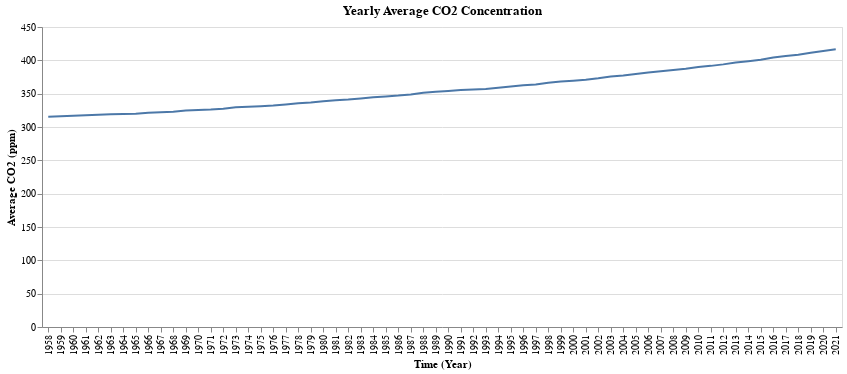

Notebook code for this chart:
### Code cell
alt.Chart(df[df["CO2_filled"] != -99.99]).mark_line().encode(
    x = alt.X("Year", title = "Time (Year)"),
    y = alt.Y("Avg_CO2:Q", title= 'Average CO2 (ppm)'),
    tooltip = ["Year", alt.Tooltip("Avg_CO2:Q", format=",.2f")]
).transform_aggregate(
    Avg_CO2 = "mean(CO2_filled)",
    groupby = ["Year"]
).properties(
    title="Yearly Average CO2 Concentration",
    width=800,
    height=300
).interactive()

### Figure 1 — Vega-Lite specification as saved in the notebook (floating-point values rounded to 4 significant figures; data arrays with more than 128 entries replaced by an {"elided": "..."} marker saying what was removed)
{"config": {"view": {"continuousWidth": 400, "continuousHeight": 300}}, "data": {"name": "data-912278880e903c8f5c986fcde5147026"}, "mark": "line", "encoding": {"tooltip": [{"field": "Year", "type": "nominal"}, {"field": "Avg_CO2", "format": ",.2f", "type": "quantitative"}], "x": {"field": "Year", "title": "Time (Year)", "type": "nominal"}, "y": {"field": "Avg_CO2", "title": "Average CO2 (ppm)", "type": "quantitative"}}, "height": 300, "selection": {"selector002": {"type": "interval", "bind": "scales", "encodings": ["x", "y"]}}, "title": "Yearly Average CO2 Concentration", "transform": [{"aggregate": [{"op": "mean", "field": "CO2_filled", "as": "Avg_CO2"}], "groupby": ["Year"]}], "width": 800, "$schema": "https://vega.github.io/schema/vega-lite/v4.17.0.json", "datasets": {"data-912278880e903c8f5c986fcde5147026": {"elided": "763 records"}}}
